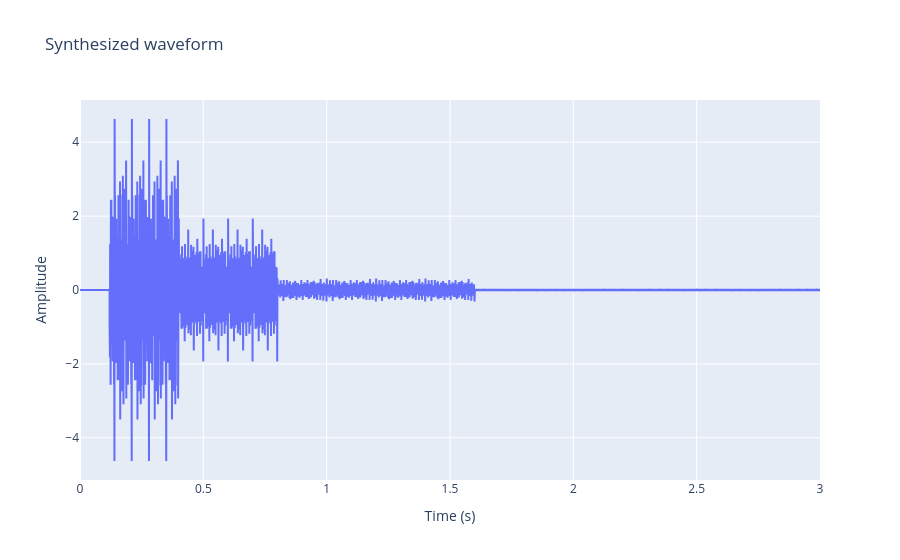
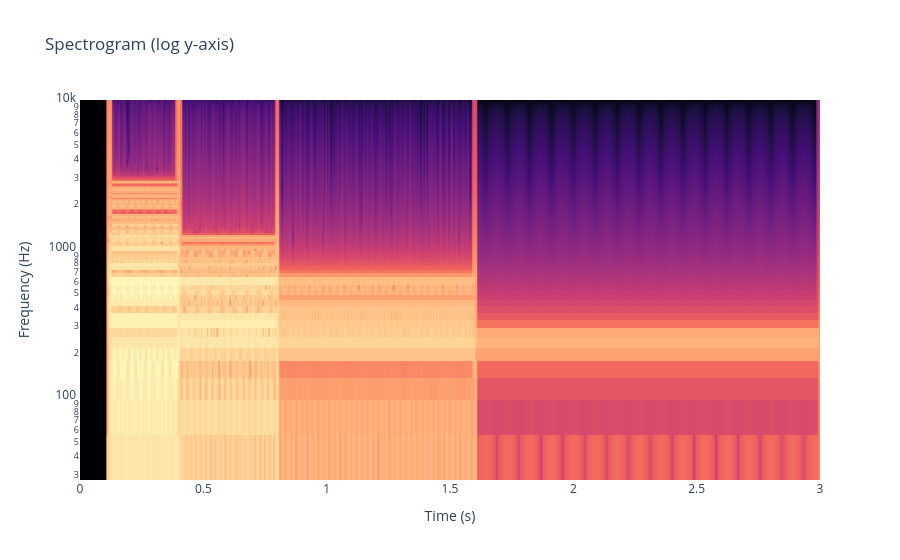

The cell these charts' notebook holds for them, in order:
### Code cell
from audiospylt.plot_wave import plot_waves

# define the time vector (from 0 to n seconds, with a step of k seconds)
k=0.00005
sample_rate = 1.0 / k

# Optional FFT/spectrogram settings (forwarded to py_scripts.audio_utils.plot_spectrogram)
spectrogram_kwargs = {
    # y-axis scaling
    "y_axis_mode": "log",         # 'linear' | 'log' | 'mel' | 'mixed'
    "y_axis_mix": 0.5,              # 0..1 (only for 'mixed')
    "mixed_log_floor_hz": 1.0,      # >0 (only for 'mixed')

    # FFT/time-frequency settings
    "n_fft": 512,                  # FFT size; larger -> finer freq, coarser time
    "window_type": "hann",         # window shape
    "overlap": 0.75,                 # keep <0.95
    "oversample_factor": 1.0,       # >=1.0; 2.0 pads FFT

    # mel settings (only for y_axis_mode='mel')
    "mel_bins": 128,
    "mel_fmax": sample_rate / 2,    # cap at Nyquist

    # rendering
    "scaling": "density",          # 'density' | 'spectrum'
    "mode": "magnitude",           # 'magnitude' | 'psd'
    "cmap": "Magma",
    "boundary": "zeros",
    "padded": True,
    "time_range": "signal",
    "show": True,                 # display figure
}

# Default behavior: show synthesized waveform only (k-resolution intact).
# Flip show_fft=True when you want the spectrogram.
y_combined = plot_waves(
    df_stretch,
    k,
    edge_fade_s=0,      
    phase_mode="global",    # helps continuity for freq_start==freq_stop bins
    show_waveform=True,
    show_fft=True,
    spectrogram_kwargs=spectrogram_kwargs,
)

### Figure 1 — Plotly figure (JSON) as saved in the notebook; plotly's stock layout.template omitted (floating-point values rounded to 4 significant figures; data arrays with more than 128 entries replaced by an {"elided": "..."} marker saying what was removed)
{"data": [{"mode": "lines", "name": "Synthesized", "type": "scatter", "x": {"elided": "60001 float values"}, "y": {"elided": "60001 float values"}}], "layout": {"title": {"text": "Synthesized waveform"}, "xaxis": {"range": [0, 3], "title": {"text": "Time (s)"}}, "yaxis": {"title": {"text": "Amplitude"}}}}

### Figure 2 — Plotly figure (JSON) as saved in the notebook; plotly's stock layout.template omitted (floating-point values rounded to 4 significant figures; data arrays with more than 128 entries replaced by an {"elided": "..."} marker saying what was removed)
{"data": [{"coloraxis": "coloraxis", "hovertemplate": "Time (s): %{x}<br>Frequency (Hz): %{y}<br>Amplitude (dB): %{z}<extra></extra>", "name": "0", "type": "heatmap", "x": {"elided": "471 float values"}, "xaxis": "x", "y": {"elided": "256 float values"}, "yaxis": "y", "z": {"elided": "256x471 float values"}}], "layout": {"coloraxis": {"colorbar": {"title": {"text": "Amplitude (dB)"}}, "colorscale": [[0, "#000004"], [0.1111, "#180f3d"], [0.2222, "#440f76"], [0.3333, "#721f81"], [0.4444, "#9e2f7f"], [0.5556, "#cd4071"], [0.6667, "#f1605d"], [0.7778, "#fd9668"], [0.8889, "#feca8d"], [1, "#fcfdbf"]], "showscale": false}, "title": {"text": "Spectrogram (log y-axis)"}, "xaxis": {"anchor": "y", "autorange": false, "domain": [0, 1], "range": [0, 3], "title": {"text": "Time (s)"}}, "yaxis": {"anchor": "x", "autorange": true, "domain": [0, 1], "title": {"text": "Frequency (Hz)"}, "type": "log"}}}
